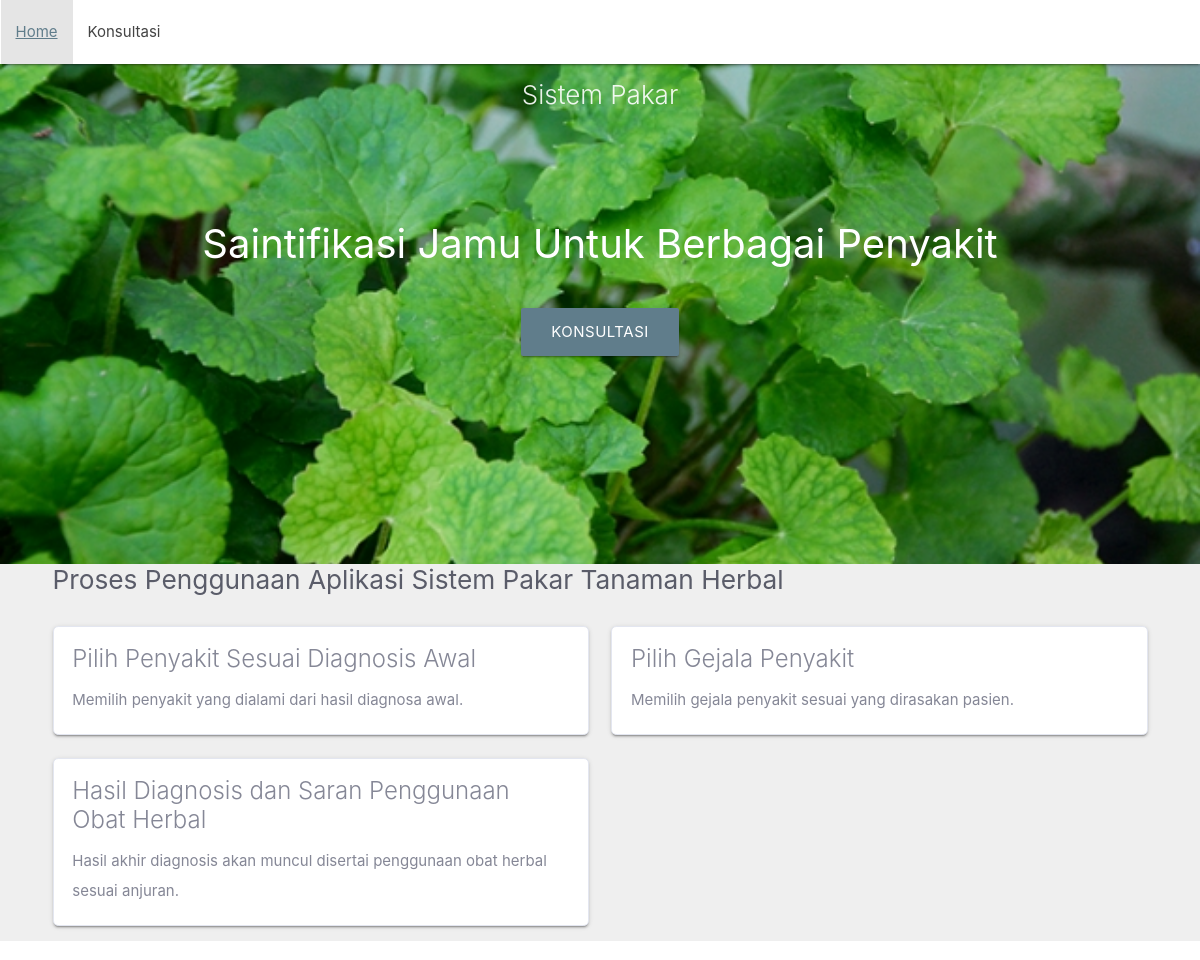
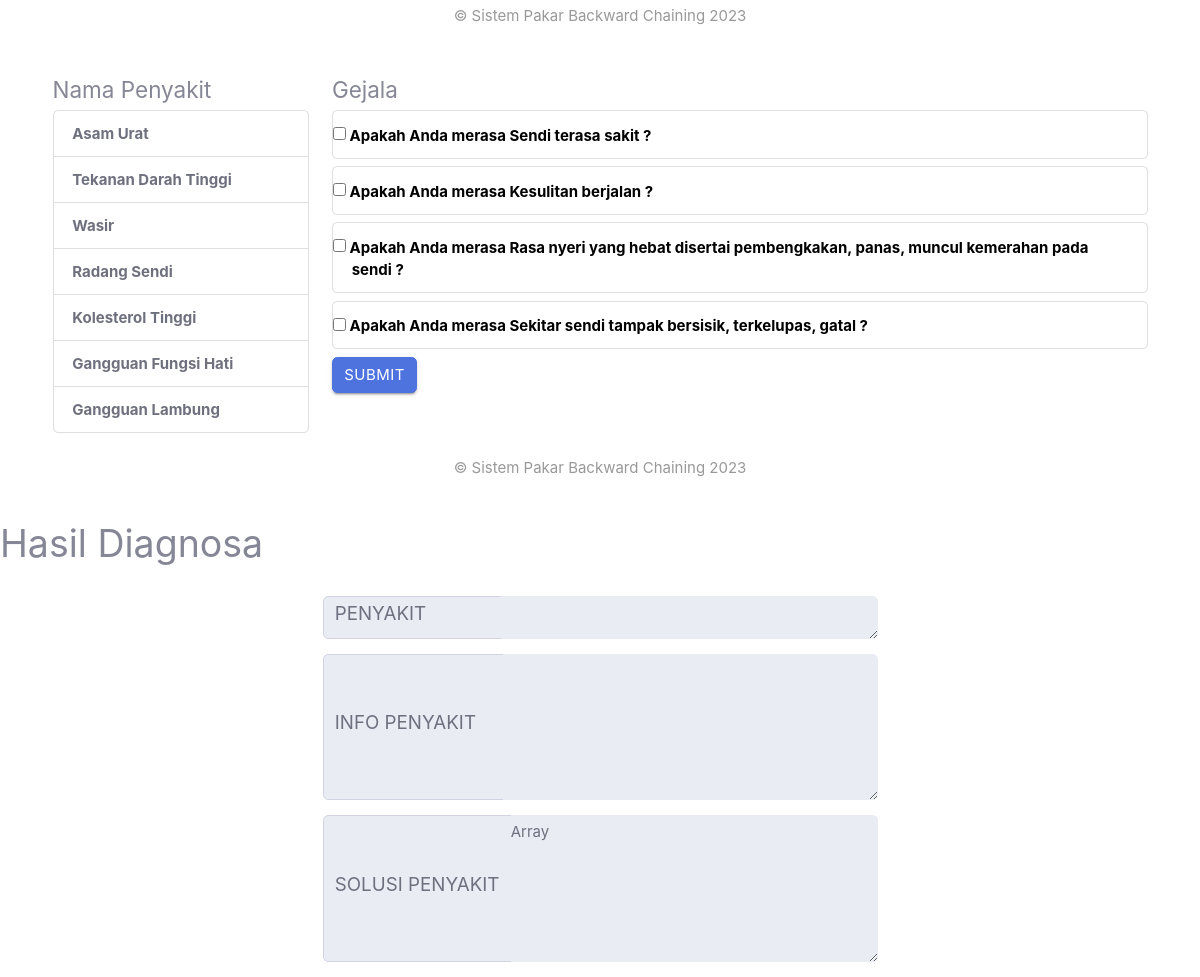
Screenshot of /result.php?selected=P01 with the database file from the repository (2 pictures, top to bottom).
### tables this page shows
CREATE TABLE `penyakit` (
  `id` int(10) NOT NULL,
  `kode` varchar(10) NOT NULL,
  `nama_penyakit` text NOT NULL,
  `keterangan` text NOT NULL
);

CREATE TABLE `gejala` (
  `id` int(10) NOT NULL,
  `kode` varchar(10) NOT NULL,
  `nama_gejala` text NOT NULL
);

### proses_backward.php (called while the page is built, shortened)
<?php
include_once "koneksi.php";
include_once "rekomendasi.php";
?>

### rekomendasi.php (the view, shortened to what this page needs)
<?php
    include_once "header.php";
    include_once "koneksi.php";
?>
<?php
    $list = array(
        "P01" => array('TH01', 'TH02', 'TH03', 'TH04', 'TH05', 'TH06'),
        "P02" => array('TH07', 'TH08', 'TH09', 'TH04', 'TH05', 'TH06'),
        "P03" => array('TH10', 'TH11', 'TH12', 'TH04', 'TH05', 'TH06'),
        "P04" => array('TH13', 'TH09', 'TH14', 'TH04', 'TH05', 'TH06'),
        "P05" => array('TH15', 'TH16', 'TH01', 'TH17', 'TH04', 'TH05', 'TH06'),
        "P06" => array('TH18', 'TH04', 'TH05', 'TH04', 'TH05'),
        "P07" => array('TH19', 'TH20', 'TH21', 'TH04', 'TH05')
    );
?>
<body>
    <section id="hero" class="d-flex flex-column justify-content-end align-items-center">
            <div class = "index-banner">
                <div class="container">
                    <div class="foward" style="background-color: white; margin: 2   rem; padding: 1rem 2rem; border-radius: 10px">
                    </div>
                </div>
            </div>
    </section>
    <?php
    if (!isset($_GET["hasil"])) {
    ?>
        <section id="about" class="contact">
            <div class="container">
            <div class="row">
                    <div class="col-3">
                        <h4>Nama Penyakit</h4>
                        <div class="list-group" id="list-tab" role="tablist">
                            <?php
                            $sql = "SELECT `kode`, `nama_penyakit`, `keterangan` FROM `penyakit`";
                            $result = $mysqli->query($sql);
                            if ($result->num_rows > 0) {
                                while ($row = $result->fetch_assoc()) {
                                    echo "<a class='list-group-item list-group-item-action btn-outline-primary' id='list-home-list' data-bs-toggle='list' href='?selected={$row['kode']}#{$row['kode']}' role='tab' aria-controls='home'><b>{$row['nama_penyakit']}</b></a>";
                                }
                            } else {
                                echo "Data kosong";
                            }
                            ?>
                        </div>
                    </div>
                    <div class="col-9">
                        <h4>Gejala</h4>
                        <div class="tab-content" id="nav-tabContent">
                            <div
                                class="tab-pane fade show active"
                                id="#<?php
                                        if(isset($_GET['selected'])) {
                                            echo $_GET['selected'];
                                        }
                                    ?>"
                                role="tabpanel" aria-labelledby="list-home-list">
                                <form method="POST">
                                    <?php
                                    if(isset($_GET['selected'])){
                                        $selected = $_GET['selected'];
                                        $solusi = $list[$selected];
                                    if ($selected != '') {
                                        $query = "SELECT * FROM `rules` WHERE `kode_penyakit`='{$selected}'";
                                        $raw = $mysqli->query($query);
                                        $selectedResult = $raw->fetch_assoc();
                                        $listGejala = explode(" ", $selectedResult['daftar_gejala']);
                                        }
                                        foreach ($listGejala as $i => $kodeGejala) {
                                            $getGejala = $mysqli->query("SELECT `nama_gejala` FROM `gejala` WHERE `kode`='{$kodeGejala}'");
                                            $gejala = $getGejala->fetch_row();
                                            if ($gejala != NULL) {
                                    ?>
                                                <div class="list-group">
                                                    <label class="list-group-item">
                                                        <input class="form-check-input" type="checkbox" value="<?php echo $listGejala[$i] ?> " name="selectedgejala[]"> Apakah Anda merasa <?php echo $gejala[0]; ?> ?
                                                    </label>
                                                </div>
                                    <?php
                                            } else {
                                                echo "";
                                            }
                                        }
                                    }
                                }
                                    ?>
                                    <input type='submit' name="submit" class='btn btn-primary' id='hasil'>
                                </form>
                            </div>
                        </div>
                    </div>
                </div>
            </div>
        </section>
	<div class="footer-copyright" style="padding: 0px 0px">
      <div class="container">
        <p align="center" style="color: #999">&copy; Sistem Pakar Backward Chaining 2023</p>
      </div>
    </div>

### header.php (shortened to what this page needs)
<!DOCTYPE html>
<html>
<head>
	<link type="text/css" rel="stylesheet" href="assets/css/materialize.css"  media="screen,projection"/>
	<link rel="stylesheet" href="assets/css/table.css">
	<link rel="stylesheet" href="assets/css/style.css">
    <link href="assets/css/sb-admin-2.min.css" rel="stylesheet">
	<link rel="stylesheet" href="https://cdnjs.cloudflare.com/ajax/libs/font-awesome/4.5.0/css/font-awesome.min.css">
</head>
<body>
	<div class="navbar-fixed">
	<nav>
    	<div class="container">
						<div class="nav-wrapper">
								<ul class="left" style="margin-left: -52px;">
									<li><a class="active" href="index.php">Home</a></li>
									<li><a href="rekomendasi.php">Konsultasi</a></li>
								</ul>
						</div>
        </div>
		</nav>
		</div>

### index.php (shortened to what this page needs)
<?php
include_once "header.php";
?>
		<div id="index-banner" class="parallax-container">
			<div class="section no-pad-bot">
				<div class="container center">
                    <h5 class="header jarak-button col s12 light" style="margin-bottom: 0px; font-size: 26px">Sistem Pakar </h5>
					<div class="center">
						<h1 class="header jarak center white-text" style="font-size: 40px">Saintifikasi Jamu Untuk Berbagai Penyakit</h1>
					</div>
					<div class="center">
						<a href="rekomendasi.php" id="download-button" class="waves-effect waves-light btn-large" style="margin-top: 40px">Konsultasi</a>
					</div>
				</div>
			</div>
			<div class="parallax"><img src="assets/image/th.jpg" ></div>
		</div>
	<div id="content-wrapper" style="background-color: #efefef"">
		<div class="container" >
			<div class="d-sm-flex align-items-center justify-content-between mb-4">
                <h1 class="h3 mb-0 text-gray-800">Proses Penggunaan Aplikasi Sistem Pakar Tanaman Herbal</h1>
            </div>
            <div class="row">
                <div class="col-sm-6 mb-3 mb-sm-0">
                    <div class="card">
                        <div class="card-body">
                            <h5 class="card-title">Pilih Penyakit Sesuai Diagnosis Awal</h5>
                            <p class="card-text">Memilih penyakit yang dialami dari hasil diagnosa awal.</p>
                        </div>
                    </div>
                </div>
                <div class="col-sm-6">
                    <div class="card">
                        <div class="card-body">
                            <h5 class="card-title">Pilih Gejala Penyakit</h5>
                            <p class="card-text">Memilih gejala penyakit sesuai yang dirasakan pasien.</p>
                        </div>
                    </div>
                </div>
                <div class="col-sm-6">
                    <div class="card">
                        <div class="card-body">
                            <h5 class="card-title">Hasil Diagnosis dan Saran Penggunaan Obat Herbal</h5>
                            <p class="card-text">Hasil akhir diagnosis akan muncul disertai penggunaan obat herbal sesuai anjuran.</p>
                        </div>
                    </div>
                </div>
			</div>
        </div>
	</div>
	<div class="footer-copyright" style="padding: 0px 0px">
      <div class="container">
        <p align="center" style="color: #999">&copy; Sistem Pakar Backward Chaining 2023</p>
      </div>
    </div>
</body>
</html>

### result.php (shortened to what this page needs)
<?php
include 'index.php';
include 'proses_backward.php';
?>
<br>
<h1>Hasil Diagnosa</h1><br>
<div class="container col-6">
    <div class="input-group mb-3">
        <div class="input-group-prepend">
            <span class="input-group-text">
                <h5>PENYAKIT&nbsp;&nbsp;&nbsp;&nbsp;&nbsp;&nbsp;&nbsp;&nbsp;&nbsp;&nbsp;&nbsp;&nbsp;</h5>
            </span>
        </div>
        <textarea class="form-control" rows="1" readonly>
            <?php echo "$penyakit"; ?>
        </textarea>
    </div>
    <div class="input-group mb-3">
        <div class="input-group-prepend">
            <span class="input-group-text">
                <h5>INFO PENYAKIT&nbsp;&nbsp;&nbsp;</h5>
            </span>
        </div>
        <textarea class="form-control" rows="6" readonly><?php echo "$info"; ?></textarea>
    </div>
    <div class="input-group mb-3">
        <div class="input-group-prepend">
            <span class="input-group-text">
                <h5>SOLUSI PENYAKIT</h5>
            </span>
        </div>
        <textarea class="form-control" rows="6" readonly><?php echo "$solusi"; ?> </textarea>
    </div>
</div>

### assets/css/style.css (style rules this page uses)
nav ul a, nav .brand-logo { color: #444; }
p { line-height: 2rem; }
.parallax-container { min-height: 10px; line-height: 0; color: rgba(255,255,255,.9); }
.parallax-container .section { width: 100%; }
.jarak { margin-top: 10%; margin-bottom: 0px; }
.jarak-button { margin-bottom: 10%; }
.input-group { width: 100%; margin-bottom: 20px; }
.input-group input[type="text"], .input-group .form-control { border: none; box-shadow: none; padding-left: 0; }
.form-control[disabled], .form-control[readonly], fieldset[disabled] .form-control { background-color: transparent; }
[type="checkbox"] { position: relative !important; left: 0px !important; opacity: 1 !important; }

### rows the page displays
penyakit: nama_penyakit "Asam Urat"
penyakit: nama_penyakit "Tekanan Darah Tinggi"
penyakit: nama_penyakit "Wasir"
penyakit: nama_penyakit "Radang Sendi"
penyakit: nama_penyakit "Kolesterol Tinggi"
penyakit: nama_penyakit "Gangguan Fungsi Hati"
penyakit: nama_penyakit "Gangguan Lambung"
gejala: nama_gejala "Sendi terasa sakit"
gejala: nama_gejala "Kesulitan berjalan"
gejala: nama_gejala "Rasa nyeri yang hebat disertai pembengkakan, panas, muncul kemerahan pada sendi"
gejala: nama_gejala "Sekitar sendi tampak bersisik, terkelupas, gatal"
